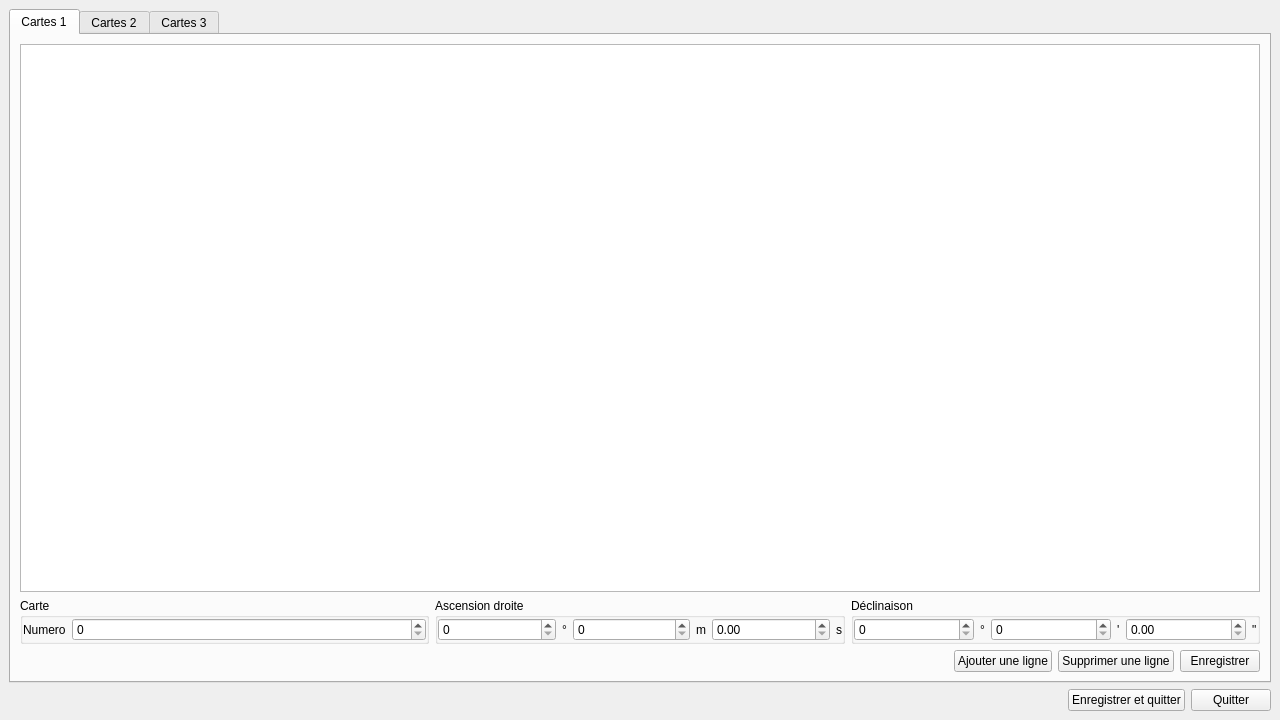
<?xml version="1.0" encoding="UTF-8"?>
<ui version="4.0">
 <class>mapsTable</class>
 <widget class="QWidget" name="mapsTable">
  <property name="geometry">
   <rect>
    <x>0</x>
    <y>0</y>
    <width>1280</width>
    <height>720</height>
   </rect>
  </property>
  <property name="windowTitle">
   <string>Editer les cartes</string>
  </property>
  <property name="windowIcon">
   <iconset resource="ressources.qrc">
    <normaloff>:/Ressources/icons/icons8-édition-de-la-carte-96.png</normaloff>:/Ressources/icons/icons8-édition-de-la-carte-96.png</iconset>
  </property>
  <layout class="QVBoxLayout" name="verticalLayout_4">
   <property name="leftMargin">
    <number>9</number>
   </property>
   <property name="topMargin">
    <number>9</number>
   </property>
   <property name="rightMargin">
    <number>9</number>
   </property>
   <property name="bottomMargin">
    <number>9</number>
   </property>
   <item>
    <widget class="QTabWidget" name="tabWidget">
     <property name="currentIndex">
      <number>0</number>
     </property>
     <widget class="QWidget" name="tab1">
      <attribute name="title">
       <string>Cartes 1</string>
      </attribute>
      <layout class="QVBoxLayout" name="verticalLayout">
       <item>
        <widget class="QTableView" name="tableView"/>
       </item>
       <item>
        <layout class="QHBoxLayout" name="horizontalLayout">
         <item>
          <widget class="QGroupBox" name="nameGroupBox">
           <property name="title">
            <string>Carte</string>
           </property>
           <layout class="QHBoxLayout" name="horizontalLayout_2" stretch="0,1">
            <property name="leftMargin">
             <number>0</number>
            </property>
            <property name="topMargin">
             <number>0</number>
            </property>
            <property name="rightMargin">
             <number>0</number>
            </property>
            <property name="bottomMargin">
             <number>0</number>
            </property>
            <item>
             <widget class="QLabel" name="nameLabel">
              <property name="text">
               <string>Numero</string>
              </property>
             </widget>
            </item>
            <item>
             <widget class="QSpinBox" name="nameSpinBox"/>
            </item>
           </layout>
          </widget>
         </item>
         <item>
          <widget class="QGroupBox" name="raGroupBox">
           <property name="title">
            <string>Ascension droite</string>
           </property>
           <layout class="QHBoxLayout" name="horizontalLayout_3" stretch="1,0,1,0,1,0">
            <property name="leftMargin">
             <number>0</number>
            </property>
            <property name="topMargin">
             <number>0</number>
            </property>
            <property name="rightMargin">
             <number>0</number>
            </property>
            <property name="bottomMargin">
             <number>0</number>
            </property>
            <item>
             <widget class="QSpinBox" name="raDegreeSpinBox"/>
            </item>
            <item>
             <widget class="QLabel" name="raHourLabel">
              <property name="text">
               <string>°</string>
              </property>
             </widget>
            </item>
            <item>
             <widget class="QSpinBox" name="raMinuteSpinBox"/>
            </item>
            <item>
             <widget class="QLabel" name="raMinuteLabel">
              <property name="text">
               <string>m</string>
              </property>
             </widget>
            </item>
            <item>
             <widget class="QDoubleSpinBox" name="raSecondDoubleSpinBox"/>
            </item>
            <item>
             <widget class="QLabel" name="raSecondLabel">
              <property name="text">
               <string>s</string>
              </property>
             </widget>
            </item>
           </layout>
          </widget>
         </item>
         <item>
          <widget class="QGroupBox" name="decGroupBox">
           <property name="title">
            <string>Déclinaison</string>
           </property>
           <layout class="QHBoxLayout" name="horizontalLayout_4" stretch="1,0,1,0,1,0">
            <property name="leftMargin">
             <number>0</number>
            </property>
            <property name="topMargin">
             <number>0</number>
            </property>
            <property name="rightMargin">
             <number>0</number>
            </property>
            <property name="bottomMargin">
             <number>0</number>
            </property>
            <item>
             <widget class="QSpinBox" name="decDegreeSpinBox"/>
            </item>
            <item>
             <widget class="QLabel" name="decDegreeLabel">
              <property name="text">
               <string>°</string>
              </property>
             </widget>
            </item>
            <item>
             <widget class="QSpinBox" name="decMinuteSpinBox"/>
            </item>
            <item>
             <widget class="QLabel" name="decMinuteLabel">
              <property name="text">
               <string>'</string>
              </property>
             </widget>
            </item>
            <item>
             <widget class="QDoubleSpinBox" name="decSecondDoubleSpinBox"/>
            </item>
            <item>
             <widget class="QLabel" name="decSecondLabel">
              <property name="text">
               <string>&quot;</string>
              </property>
             </widget>
            </item>
           </layout>
          </widget>
         </item>
        </layout>
       </item>
       <item>
        <layout class="QHBoxLayout" name="horizontalLayout_14">
         <item>
          <spacer name="horizontalSpacer">
           <property name="orientation">
            <enum>Qt::Horizontal</enum>
           </property>
           <property name="sizeHint" stdset="0">
            <size>
             <width>40</width>
             <height>20</height>
            </size>
           </property>
          </spacer>
         </item>
         <item>
          <widget class="QPushButton" name="pushButton_4">
           <property name="text">
            <string>Ajouter une ligne</string>
           </property>
          </widget>
         </item>
         <item>
          <widget class="QPushButton" name="pushButton_5">
           <property name="text">
            <string>Supprimer une ligne</string>
           </property>
          </widget>
         </item>
         <item>
          <widget class="QPushButton" name="pushButton_3">
           <property name="text">
            <string>Enregistrer</string>
           </property>
          </widget>
         </item>
        </layout>
       </item>
      </layout>
     </widget>
     <widget class="QWidget" name="tab2">
      <attribute name="title">
       <string>Cartes 2</string>
      </attribute>
      <layout class="QVBoxLayout" name="verticalLayout_3">
       <item>
        <widget class="QTableView" name="tableView_2"/>
       </item>
       <item>
        <layout class="QHBoxLayout" name="horizontalLayout_5">
         <item>
          <widget class="QGroupBox" name="nameGroupBox_2">
           <property name="title">
            <string>Carte</string>
           </property>
           <layout class="QHBoxLayout" name="horizontalLayout_6" stretch="0,1">
            <property name="leftMargin">
             <number>0</number>
            </property>
            <property name="topMargin">
             <number>0</number>
            </property>
            <property name="rightMargin">
             <number>0</number>
            </property>
            <property name="bottomMargin">
             <number>0</number>
            </property>
            <item>
             <widget class="QLabel" name="nameLabel_2">
              <property name="text">
               <string>Numero</string>
              </property>
             </widget>
            </item>
            <item>
             <widget class="QSpinBox" name="nameSpinBox_2"/>
            </item>
           </layout>
          </widget>
         </item>
         <item>
          <widget class="QGroupBox" name="raGroupBox_2">
           <property name="title">
            <string>Ascension droite</string>
           </property>
           <layout class="QHBoxLayout" name="horizontalLayout_7" stretch="1,0,1,0,1,0">
            <property name="leftMargin">
             <number>0</number>
            </property>
            <property name="topMargin">
             <number>0</number>
            </property>
            <property name="rightMargin">
             <number>0</number>
            </property>
            <property name="bottomMargin">
             <number>0</number>
            </property>
            <item>
             <widget class="QSpinBox" name="raDegreeSpinBox_2"/>
            </item>
            <item>
             <widget class="QLabel" name="raHourLabel_2">
              <property name="text">
               <string>°</string>
              </property>
             </widget>
            </item>
            <item>
             <widget class="QSpinBox" name="raMinuteSpinBox_2"/>
            </item>
            <item>
             <widget class="QLabel" name="raMinuteLabel_2">
              <property name="text">
               <string>m</string>
              </property>
             </widget>
            </item>
            <item>
             <widget class="QDoubleSpinBox" name="raSecondDoubleSpinBox_2"/>
            </item>
            <item>
             <widget class="QLabel" name="raSecondLabel_2">
              <property name="text">
               <string>s</string>
              </property>
             </widget>
            </item>
           </layout>
          </widget>
         </item>
         <item>
          <widget class="QGroupBox" name="decGroupBox_2">
           <property name="title">
            <string>Déclinaison</string>
           </property>
           <layout class="QHBoxLayout" name="horizontalLayout_8" stretch="1,0,1,0,1,0">
            <property name="leftMargin">
             <number>0</number>
            </property>
            <property name="topMargin">
             <number>0</number>
            </property>
            <property name="rightMargin">
             <number>0</number>
            </property>
            <property name="bottomMargin">
             <number>0</number>
            </property>
            <item>
             <widget class="QSpinBox" name="decDegreeSpinBox_2"/>
            </item>
            <item>
             <widget class="QLabel" name="decDegreeLabel_2">
              <property name="text">
               <string>°</string>
              </property>
             </widget>
            </item>
            <item>
             <widget class="QSpinBox" name="decMinuteSpinBox_2"/>
            </item>
            <item>
             <widget class="QLabel" name="decMinuteLabel_2">
              <property name="text">
               <string>'</string>
              </property>
             </widget>
            </item>
            <item>
             <widget class="QDoubleSpinBox" name="decSecondDoubleSpinBox_2"/>
            </item>
            <item>
             <widget class="QLabel" name="decSecondLabel_2">
              <property name="text">
               <string>&quot;</string>
              </property>
             </widget>
            </item>
           </layout>
          </widget>
         </item>
        </layout>
       </item>
      </layout>
     </widget>
     <widget class="QWidget" name="tab3">
      <attribute name="title">
       <string>Cartes 3</string>
      </attribute>
      <layout class="QVBoxLayout" name="verticalLayout_2">
       <item>
        <widget class="QTableView" name="tableView_3"/>
       </item>
       <item>
        <layout class="QHBoxLayout" name="horizontalLayout_10">
         <item>
          <widget class="QGroupBox" name="nameGroupBox_3">
           <property name="title">
            <string>Carte</string>
           </property>
           <layout class="QHBoxLayout" name="horizontalLayout_11" stretch="0,1">
            <property name="leftMargin">
             <number>0</number>
            </property>
            <property name="topMargin">
             <number>0</number>
            </property>
            <property name="rightMargin">
             <number>0</number>
            </property>
            <property name="bottomMargin">
             <number>0</number>
            </property>
            <item>
             <widget class="QLabel" name="nameLabel_3">
              <property name="text">
               <string>Numero</string>
              </property>
             </widget>
            </item>
            <item>
             <widget class="QSpinBox" name="nameSpinBox_3"/>
            </item>
           </layout>
          </widget>
         </item>
         <item>
          <widget class="QGroupBox" name="raGroupBox_3">
           <property name="title">
            <string>Ascension droite</string>
           </property>
           <layout class="QHBoxLayout" name="horizontalLayout_12" stretch="1,0,1,0,1,0">
            <property name="leftMargin">
             <number>0</number>
            </property>
            <property name="topMargin">
             <number>0</number>
            </property>
            <property name="rightMargin">
             <number>0</number>
            </property>
            <property name="bottomMargin">
             <number>0</number>
            </property>
            <item>
             <widget class="QSpinBox" name="raDegreeSpinBox_3"/>
            </item>
            <item>
             <widget class="QLabel" name="raHourLabel_3">
              <property name="text">
               <string>°</string>
              </property>
             </widget>
            </item>
            <item>
             <widget class="QSpinBox" name="raMinuteSpinBox_3"/>
            </item>
            <item>
             <widget class="QLabel" name="raMinuteLabel_3">
              <property name="text">
               <string>m</string>
              </property>
             </widget>
            </item>
            <item>
             <widget class="QDoubleSpinBox" name="raSecondDoubleSpinBox_3"/>
            </item>
            <item>
             <widget class="QLabel" name="raSecondLabel_3">
              <property name="text">
               <string>s</string>
              </property>
             </widget>
            </item>
           </layout>
          </widget>
         </item>
         <item>
          <widget class="QGroupBox" name="decGroupBox_3">
           <property name="title">
            <string>Déclinaison</string>
           </property>
           <layout class="QHBoxLayout" name="horizontalLayout_13" stretch="1,0,1,0,1,0">
            <property name="leftMargin">
             <number>0</number>
            </property>
            <property name="topMargin">
             <number>0</number>
            </property>
            <property name="rightMargin">
             <number>0</number>
            </property>
            <property name="bottomMargin">
             <number>0</number>
            </property>
            <item>
             <widget class="QSpinBox" name="decDegreeSpinBox_3"/>
            </item>
            <item>
             <widget class="QLabel" name="decDegreeLabel_3">
              <property name="text">
               <string>°</string>
              </property>
             </widget>
            </item>
            <item>
             <widget class="QSpinBox" name="decMinuteSpinBox_3"/>
            </item>
            <item>
             <widget class="QLabel" name="decMinuteLabel_3">
              <property name="text">
               <string>'</string>
              </property>
             </widget>
            </item>
            <item>
             <widget class="QDoubleSpinBox" name="decSecondDoubleSpinBox_3"/>
            </item>
            <item>
             <widget class="QLabel" name="decSecondLabel_3">
              <property name="text">
               <string>&quot;</string>
              </property>
             </widget>
            </item>
           </layout>
          </widget>
         </item>
        </layout>
       </item>
      </layout>
     </widget>
    </widget>
   </item>
   <item>
    <layout class="QHBoxLayout" name="horizontalLayout_15">
     <item>
      <spacer name="horizontalSpacer_2">
       <property name="orientation">
        <enum>Qt::Horizontal</enum>
       </property>
       <property name="sizeHint" stdset="0">
        <size>
         <width>40</width>
         <height>20</height>
        </size>
       </property>
      </spacer>
     </item>
     <item>
      <widget class="QPushButton" name="pushButton_2">
       <property name="text">
        <string>Enregistrer et quitter</string>
       </property>
      </widget>
     </item>
     <item>
      <widget class="QPushButton" name="pushButton">
       <property name="text">
        <string>Quitter</string>
       </property>
      </widget>
     </item>
    </layout>
   </item>
  </layout>
 </widget>
 <resources>
  <include location="ressources.qrc"/>
 </resources>
 <connections/>
</ui>
